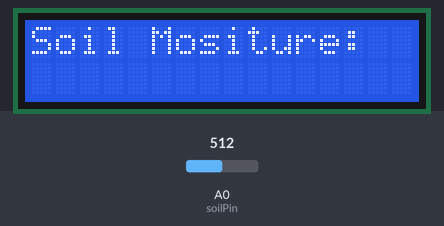
Recording of a sketch running on a simulated Arduino Uno, built with avr-gcc and run on an emulated ATmega328P. On the bench: 16×2 character LCD. The inputs (shaded band) are chosen by the test bench; at power-on: A0 (soilPin) = 512. What the sketch prints to the serial monitor is not drawn.

Above: at 0.1 s.
At 11.7 s:
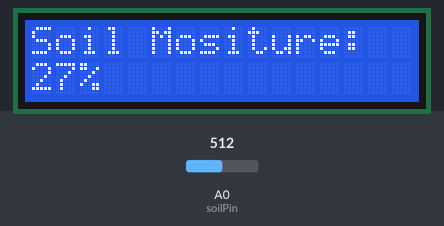

The sketch:

SoilSensor.ino
```cpp
// (licence header left out)
#include <LiquidCrystal.h>
LiquidCrystal lcd(12, 11, 5, 4, 3, 2);

int val = 0; //value for storing moisture value
int soilPin = A0;//Declare a variable for the soil moisture sensor
int soilPower = 7;//Variable for Soil moisture Power

//Rather than powering the sensor through the 3.3V or 5V pins,
//we'll use a digital pin to power the sensor. This will
//prevent corrosion of the sensor as it sits in the soil.

void setup()
{
  Serial.begin(9600);   // open serial over USB
  lcd.begin(16,2);
  pinMode(soilPower, OUTPUT);//Set D7 as an OUTPUT
  digitalWrite(soilPower, LOW);//Set to LOW so no power is flowing through the sensor
}

void loop()
{
lcd.clear();
Serial.print("Soil Moisture = ");
lcd.print("Soil Mositure:");
//get soil moisture value from the function below and print it
Serial.print(readSoil());
lcd.setCursor(0, 1);
lcd.print(readSoil());
lcd.print("%");
Serial.println("%");


//This 1 second timefrme is used so you can test the sensor and see it change in real-time.
//For in-plant applications, you will want to take readings much less frequently.
delay(10000);//take a reading every second
}
//This is a function used to get the soil moisture content
int readSoil()
{

    digitalWrite(soilPower, HIGH);//turn D7 "On"
    delay(400);//wait 10 milliseconds
    val = map(analogRead(soilPin), 580, 332, 0,100);//Read the SIG value form sensor
    digitalWrite(soilPower, LOW);//turn D7 "Off"
    return val;//send current moisture value
}
```

Measured:
- what the display in image 1 shows lasts 10.0 s, from 11.7 s to 21.7 s
